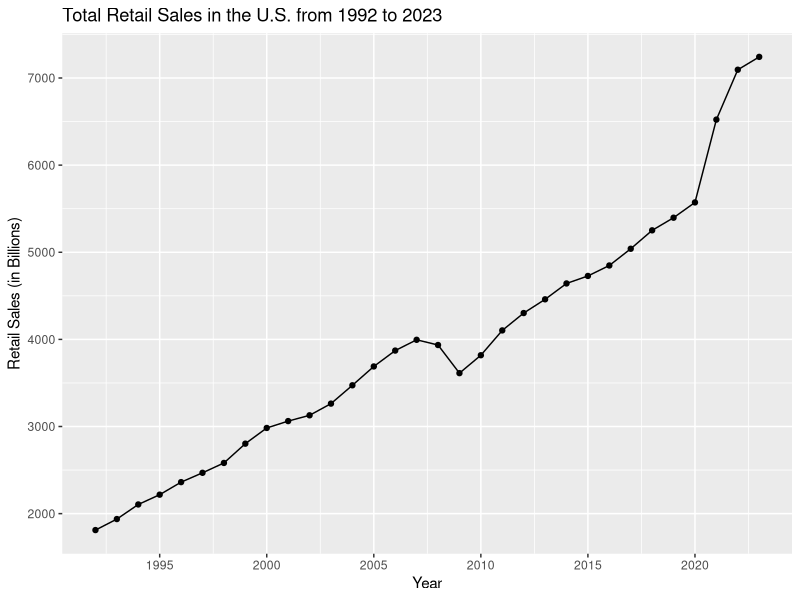
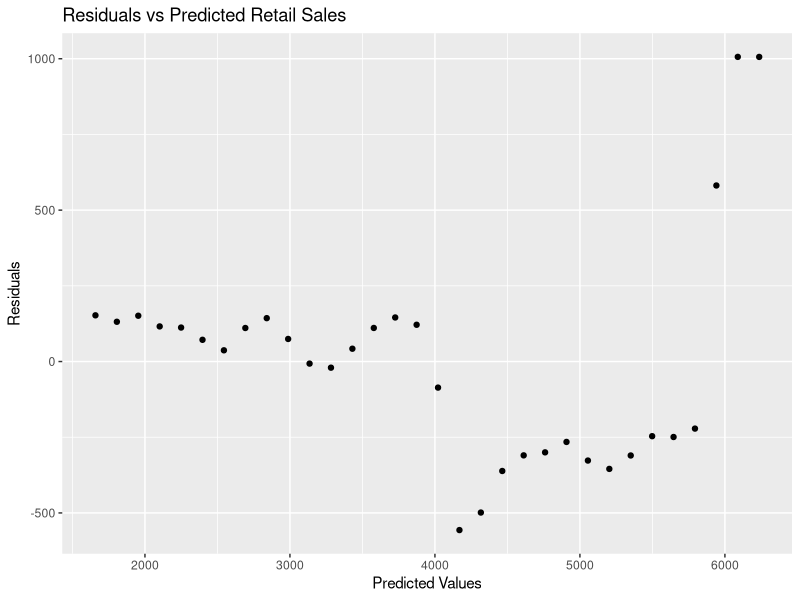

Generate these figures, in order, with R:
# *** PLOTTING TIME SERIES TREND AND USING LINEAR REGRESSION FOR FORCASTING ***

# Install if not already installed
# install.packages("tidyverse")

# load libraries
library(tidyverse)

#set working directory (adjust this for your own computer)
setwd("C:/Users/Admin/Projects/R_US_retaill_forecast")

# This data on united states yearly retail sales comes from statistica
#read dataset into R
sales_df <- read.csv("us-retail.csv")

# The Retail_Sales column values are in billions of US dollars
View(sales_df)

# Plot time series showing yearly retail sales in billions
ggplot(data = sales_df, mapping = aes(x = Year, y = Retail_Sales)) +
  geom_line() +
  geom_point() +
  scale_x_continuous(breaks = seq(1990, 2025, by = 5)) +
  scale_y_continuous(breaks = seq(1000, 8000, by = 1000)) +
  labs(title = "Total Retail Sales in the U.S. from 1992 to 2023",
       x = "Year", y = "Retail Sales (in Billions)")

# Add a column of numbers corresponding to each year (1 to 32) for time
sales_df$Time <- 1:nrow(sales_df)

# Create a regression equation using simple linear regression for forecasting
lm_retail <- lm(Retail_Sales ~ Time, data = sales_df)
summary(lm_retail)

#Predict US retail sales for 2024
1510.951+(147.675*33)
# It's $ 6,384,226,000,000

#Predict US retail sales for 2024, 2025, 2026
#Create data frame with the time periods to use for the prediction
retail_preds <- data.frame(Time = c(33, 34, 35))

# Use new time periods and regression model to predict
predict(lm_retail, newdata = retail_preds)


# Functions for calculating the accuracy measures
mae<-function(actual,pred){
  mae <- mean(abs(actual-pred), na.rm=TRUE)
  return (mae)
}

mse<-function(actual,pred){
  mse <- mean((actual-pred)^2, na.rm=TRUE)
  return (mse)
}

rmse<-function(actual,pred){
  rmse <- sqrt(mean((actual-pred)^2, na.rm=TRUE))
  return (rmse)
}  

mape<-function(actual,pred){
  mape <- mean(abs((actual - pred)/actual), na.rm=TRUE)*100
  return (mape)
}

# Vector for predicted values by using regression above
us_pred = predict(lm_retail)

lm_retail

# Run the accuracy measures
mae (sales_df$Retail_Sales, us_pred)
mse (sales_df$Retail_Sales, us_pred)
rmse (sales_df$Retail_Sales, us_pred)
mape (sales_df$Retail_Sales, us_pred)

# Residuals are the difference between actual and predicted values for the response variable. 
# Vector of residuals using regression lm_retail
us_resid = resid(lm_retail)

# Data frame of residuals and predicted values.
res_pred_us <- data.frame(us_resid, us_pred)

# Plot residuals and predictions on a scatter plot
ggplot(data = res_pred_us, mapping = aes(x = us_pred, y = us_resid)) +
  geom_point() +
  labs(title = "Residuals vs Predicted Retail Sales", x = "Predicted Values",
       y = "Residuals")

# In a residuals vs predictors plot, the residuals should bounce around, randomly scattered around the 0 line.
# Our residuals aren't exactly random around 0, so our model must be missing something. 
# Our residuals sort of follow a pattern. For the first 15 or so years, they fluctuate between near 0 and 150.
# Then, the next 10 years vary between -600 and about -250. Then, the residuals for the last 3 years are all above 500.
